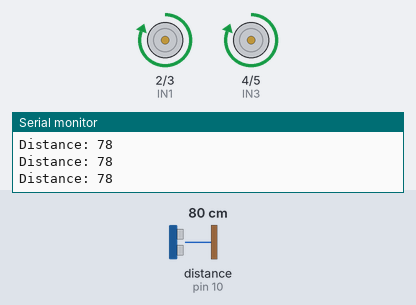
The sketch below on a simulated Arduino Uno, built with avr-gcc and run on an emulated ATmega328P. Shown: motor-driver pin pairs drawn as motors (green arrow = first pin HIGH = forward, orange = second pin HIGH = backward, longer = more drive), the last lines printed to the serial monitor. Wiring (inferred from the names in the program): ultrasonic range finder: trigger pin 11; echo pin 10. The test bench sets the inputs (shaded band); at power-on: distance to the obstacle (sensor on pin 10) 80 cm. The echo pulse lasts 58.3 µs per cm.

Above: at 1.2 s.
1.3 s: distance to the obstacle (sensor on pin 10) set to 13 cm
2.8 s: distance to the obstacle (sensor on pin 10) set to 10 cm
At 3.0 s:
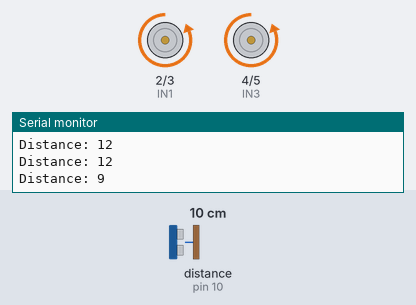
At 3.6 s:
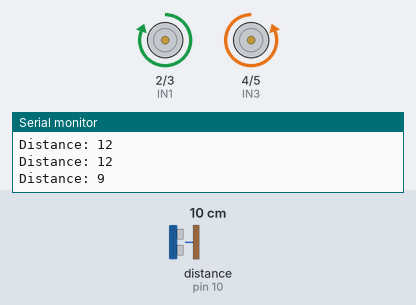
Timing chart, 0 to 11.8 s (numbered marks = the images above; inputs shaded):
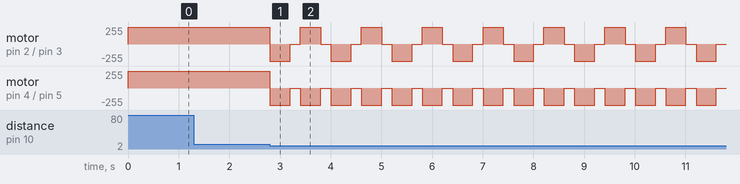

The sketch:

obstacle_avoiding_robot.ino
```cpp
// Obstacle-Avoiding Robot with Ultrasonic Sensor and L298 Motor Driver

// Pin definitions
const int trigPin = 11;
const int echoPin = 10;

const int IN1 = 2; // Left motor forward
const int IN2 = 3; // Left motor backward
const int IN3 = 4; // Right motor forward
const int IN4 = 5; // Right motor backward

long duration;
long distance;

void setup() {
  pinMode(trigPin, OUTPUT);
  pinMode(echoPin, INPUT);

  pinMode(IN1, OUTPUT);
  pinMode(IN2, OUTPUT);
  pinMode(IN3, OUTPUT);
  pinMode(IN4, OUTPUT);

  Serial.begin(115200);
}

void loop() {
  distance = getDistance();

  if (distance > 10) {
    moveForward();
  } else {
    // Obstacle detected: back up and rotate until clear
    do {
      moveBackward();
      delay(400);
      stopMotors();
      delay(200);
      rotateRight();
      delay(400);
      stopMotors();
      delay(200);
      distance = getDistance();
    } while (distance <= 10 && distance != -1);

    // Path is clear, move forward
    moveForward();
  }
}

// Measure distance using ultrasonic sensor
long getDistance() {
  digitalWrite(trigPin, LOW);
  delayMicroseconds(2);

  digitalWrite(trigPin, HIGH);
  delayMicroseconds(10);
  digitalWrite(trigPin, LOW);

  duration = pulseIn(echoPin, HIGH, 20000); // 20ms timeout
  if (duration == 0) {
    Serial.println("No echo received!");
    return -1; // No echo
  }
  long dist = duration * 0.034 / 2;
  Serial.print("Distance: ");
  Serial.println(dist);
  return dist;
}

// Motor control functions
void moveForward() {
  digitalWrite(IN1, HIGH);
  digitalWrite(IN2, LOW);
  digitalWrite(IN3, HIGH);
  digitalWrite(IN4, LOW);
}

void moveBackward() {
  digitalWrite(IN1, LOW);
  digitalWrite(IN2, HIGH);
  digitalWrite(IN3, LOW);
  digitalWrite(IN4, HIGH);
}

void rotateRight() {
  digitalWrite(IN1, HIGH);
  digitalWrite(IN2, LOW);
  digitalWrite(IN3, LOW);
  digitalWrite(IN4, HIGH);
}

void stopMotors() {
  digitalWrite(IN1, LOW);
  digitalWrite(IN2, LOW);
  digitalWrite(IN3, LOW);
  digitalWrite(IN4, LOW);
}
```

Measured:
- the behaviour switches between 12 and 11 cm on distance to the obstacle (sensor on pin 10) (found by bisection; images 0 and 1)
- after the input at 2.8 s, motor on pin 2 (IN1) / pin 3 (IN2): forward 255/255 → backward 255/255 at once, then repeats every 1.2 s: stopped 0.20 s, forward 255/255 0.40 s, stopped 0.20 s, backward 255/255 0.40 s; motor on pin 4 (IN3) / pin 5 (IN4): alternates backward 255/255 for 0.40 s and stopped for 0.20 s, starting at once
